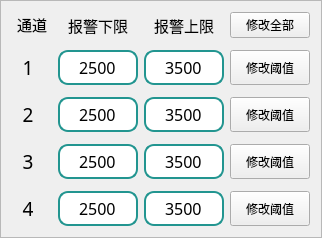
    <widget class="QFrame" name="frameAlarm">
     <property name="maximumSize">
      <size>
       <width>450</width>
       <height>400</height>
      </size>
     </property>
     <property name="font">
      <font>
       <family>Microsoft YaHei</family>
       <pointsize>12</pointsize>
      </font>
     </property>
     <property name="styleSheet">
      <string notr="true"/>
     </property>
     <property name="frameShape">
      <enum>QFrame::StyledPanel</enum>
     </property>
     <property name="frameShadow">
      <enum>QFrame::Raised</enum>
     </property>
     <layout class="QGridLayout" name="gridLayout" rowstretch="0,0,0,0,0">
      <property name="verticalSpacing">
       <number>12</number>
      </property>
      <item row="2" column="2">
       <widget class="QLineEdit" name="AlarmUper2">
        <property name="sizePolicy">
         <sizepolicy hsizetype="Preferred" vsizetype="Preferred">
          <horstretch>0</horstretch>
          <verstretch>0</verstretch>
         </sizepolicy>
        </property>
        <property name="maximumSize">
         <size>
          <width>80</width>
          <height>35</height>
         </size>
        </property>
        <property name="font">
         <font>
          <family>Microsoft YaHei</family>
          <pointsize>12</pointsize>
         </font>
        </property>
        <property name="styleSheet">
         <string notr="true">border-radius: 10px;
    border: 2px solid  rgb(34, 149, 144);       /* 边框颜色和宽度 */
    padding: 4px;                    /* 内边距，避免文字太靠边 */</string>
        </property>
        <property name="text">
         <string>3500</string>
        </property>
        <property name="alignment">
         <set>Qt::AlignCenter</set>
        </property>
       </widget>
      </item>
      <item row="4" column="0">
       <widget class="QLabel" name="label_20">
        <property name="sizePolicy">
         <sizepolicy hsizetype="Preferred" vsizetype="Preferred">
          <horstretch>0</horstretch>
          <verstretch>0</verstretch>
         </sizepolicy>
        </property>
        <property name="maximumSize">
         <size>
          <width>32</width>
          <height>25</height>
         </size>
        </property>
        <property name="font">
         <font>
          <family>Microsoft YaHei</family>
          <pointsize>14</pointsize>
         </font>
        </property>
        <property name="text">
         <string>4</string>
        </property>
        <property name="alignment">
         <set>Qt::AlignCenter</set>
        </property>
       </widget>
      </item>
      <item row="2" column="3">
       <widget class="QPushButton" name="modifyAlarm2">
        <property name="sizePolicy">
         <sizepolicy hsizetype="Preferred" vsizetype="Preferred">
          <horstretch>0</horstretch>
          <verstretch>0</verstretch>
         </sizepolicy>
        </property>
        <property name="minimumSize">
         <size>
          <width>80</width>
          <height>30</height>
         </size>
        </property>
        <property name="maximumSize">
         <size>
          <width>110</width>
          <height>35</height>
         </size>
        </property>
        <property name="font">
         <font>
          <family>Microsoft YaHei</family>
          <pointsize>9</pointsize>
         </font>
        </property>
        <property name="styleSheet">
         <string notr="true"/>
        </property>
        <property name="text">
         <string>修改阈值</string>
        </property>
       </widget>
      </item>
      <item row="3" column="2">
       <widget class="QLineEdit" name="AlarmUper3">
        <property name="sizePolicy">
         <sizepolicy hsizetype="Preferred" vsizetype="Preferred">
          <horstretch>0</horstretch>
          <verstretch>0</verstretch>
         </sizepolicy>
        </property>
        <property name="maximumSize">
         <size>
          <width>80</width>
          <height>35</height>
         </size>
        </property>
        <property name="font">
         <font>
          <family>Microsoft YaHei</family>
          <pointsize>12</pointsize>
         </font>
        </property>
        <property name="styleSheet">
         <string notr="true">border-radius: 10px;
    border: 2px solid  rgb(34, 149, 144);       /* 边框颜色和宽度 */
    padding: 4px;                    /* 内边距，避免文字太靠边 */</string>
        </property>
        <property name="text">
         <string>3500</string>
        </property>
        <property name="alignment">
         <set>Qt::AlignCenter</set>
        </property>
       </widget>
      </item>
      <item row="4" column="3">
       <widget class="QPushButton" name="modifyAlarm4">
        <property name="sizePolicy">
         <sizepolicy hsizetype="Preferred" vsizetype="Preferred">
          <horstretch>0</horstretch>
          <verstretch>0</verstretch>
         </sizepolicy>
        </property>
        <property name="minimumSize">
         <size>
          <width>80</width>
          <height>30</height>
         </size>
        </property>
        <property name="maximumSize">
         <size>
          <width>110</width>
          <height>35</height>
         </size>
        </property>
        <property name="font">
         <font>
          <family>Microsoft YaHei</family>
          <pointsize>9</pointsize>
         </font>
        </property>
        <property name="styleSheet">
         <string notr="true"/>
        </property>
        <property name="text">
         <string>修改阈值</string>
        </property>
       </widget>
      </item>
      <item row="0" column="1">
       <widget class="QLabel" name="label_14">
        <property name="sizePolicy">
         <sizepolicy hsizetype="Preferred" vsizetype="Preferred">
          <horstretch>0</horstretch>
          <verstretch>0</verstretch>
         </sizepolicy>
        </property>
        <property name="font">
         <font>
          <family>Microsoft YaHei</family>
          <pointsize>11</pointsize>
         </font>
        </property>
        <property name="text">
         <string>报警下限</string>
        </property>
        <property name="alignment">
         <set>Qt::AlignCenter</set>
        </property>
       </widget>
      </item>
      <item row="2" column="0">
       <widget class="QLabel" name="label_18">
        <property name="sizePolicy">
         <sizepolicy hsizetype="Preferred" vsizetype="Preferred">
          <horstretch>0</horstretch>
          <verstretch>0</verstretch>
         </sizepolicy>
        </property>
        <property name="maximumSize">
         <size>
          <width>32</width>
          <height>25</height>
         </size>
        </property>
        <property name="font">
         <font>
          <family>Microsoft YaHei</family>
          <pointsize>14</pointsize>
         </font>
        </property>
        <property name="text">
         <string>2</string>
        </property>
        <property name="alignment">
         <set>Qt::AlignCenter</set>
        </property>
       </widget>
      </item>
      <item row="0" column="3">
       <widget class="QPushButton" name="modifyAll">
        <property name="sizePolicy">
         <sizepolicy hsizetype="Preferred" vsizetype="Preferred">
          <horstretch>0</horstretch>
          <verstretch>0</verstretch>
         </sizepolicy>
        </property>
        <property name="minimumSize">
         <size>
          <width>80</width>
          <height>0</height>
         </size>
        </property>
        <property name="maximumSize">
         <size>
          <width>110</width>
          <height>16777215</height>
         </size>
        </property>
        <property name="font">
         <font>
          <family>Microsoft YaHei</family>
          <pointsize>9</pointsize>
         </font>
        </property>
        <property name="text">
         <string>修改全部</string>
        </property>
       </widget>
      </item>
      <item row="3" column="1">
       <widget class="QLineEdit" name="AlarmLower3">
        <property name="sizePolicy">
         <sizepolicy hsizetype="Preferred" vsizetype="Preferred">
          <horstretch>0</horstretch>
          <verstretch>0</verstretch>
         </sizepolicy>
        </property>
        <property name="maximumSize">
         <size>
          <width>80</width>
          <height>35</height>
         </size>
        </property>
        <property name="font">
         <font>
          <family>Microsoft YaHei</family>
          <pointsize>12</pointsize>
         </font>
        </property>
        <property name="styleSheet">
         <string notr="true">border-radius: 10px;
    border: 2px solid  rgb(34, 149, 144);       /* 边框颜色和宽度 */
    padding: 4px;                    /* 内边距，避免文字太靠边 */</string>
        </property>
        <property name="text">
         <string>2500</string>
        </property>
        <property name="alignment">
         <set>Qt::AlignCenter</set>
        </property>
       </widget>
      </item>
      <item row="3" column="3">
       <widget class="QPushButton" name="modifyAlarm3">
        <property name="sizePolicy">
         <sizepolicy hsizetype="Preferred" vsizetype="Preferred">
          <horstretch>0</horstretch>
          <verstretch>0</verstretch>
         </sizepolicy>
        </property>
        <property name="minimumSize">
         <size>
          <width>80</width>
          <height>30</height>
         </size>
        </property>
        <property name="maximumSize">
         <size>
          <width>110</width>
          <height>35</height>
         </size>
        </property>
        <property name="font">
         <font>
          <family>Microsoft YaHei</family>
          <pointsize>9</pointsize>
         </font>
        </property>
        <property name="styleSheet">
         <string notr="true"/>
        </property>
        <property name="text">
         <string>修改阈值</string>
        </property>
       </widget>
      </item>
      <item row="0" column="2">
       <widget class="QLabel" name="label_15">
        <property name="sizePolicy">
         <sizepolicy hsizetype="Preferred" vsizetype="Preferred">
          <horstretch>0</horstretch>
          <verstretch>0</verstretch>
         </sizepolicy>
        </property>
        <property name="font">
         <font>
          <family>Microsoft YaHei</family>
          <pointsize>11</pointsize>
         </font>
        </property>
        <property name="text">
         <string>报警上限</string>
        </property>
        <property name="alignment">
         <set>Qt::AlignCenter</set>
        </property>
       </widget>
      </item>
      <item row="0" column="0">
       <widget class="QLabel" name="label_13">
        <property name="sizePolicy">
         <sizepolicy hsizetype="Preferred" vsizetype="Preferred">
          <horstretch>0</horstretch>
          <verstretch>0</verstretch>
         </sizepolicy>
        </property>
        <property name="minimumSize">
         <size>
          <width>40</width>
          <height>0</height>
         </size>
        </property>
        <property name="maximumSize">
         <size>
          <width>45</width>
          <height>25</height>
         </size>
        </property>
        <property name="font">
         <font>
          <family>Microsoft YaHei</family>
          <pointsize>11</pointsize>
         </font>
        </property>
        <property name="text">
         <string>通道</string>
        </property>
        <property name="alignment">
         <set>Qt::AlignCenter</set>
        </property>
       </widget>
      </item>
      <item row="1" column="0">
       <widget class="QLabel" name="label_17">
        <property name="sizePolicy">
         <sizepolicy hsizetype="Preferred" vsizetype="Preferred">
          <horstretch>0</horstretch>
          <verstretch>0</verstretch>
         </sizepolicy>
        </property>
        <property name="maximumSize">
         <size>
          <width>32</width>
          <height>25</height>
         </size>
        </property>
        <property name="font">
         <font>
          <family>Microsoft YaHei</family>
          <pointsize>14</pointsize>
         </font>
        </property>
        <property name="text">
         <string>1</string>
        </property>
        <property name="alignment">
         <set>Qt::AlignCenter</set>
        </property>
       </widget>
      </item>
      <item row="1" column="1">
       <widget class="QLineEdit" name="AlarmLower1">
        <property name="sizePolicy">
         <sizepolicy hsizetype="Preferred" vsizetype="Preferred">
          <horstretch>0</horstretch>
          <verstretch>0</verstretch>
         </sizepolicy>
        </property>
        <property name="maximumSize">
         <size>
          <width>80</width>
          <height>35</height>
         </size>
        </property>
        <property name="font">
         <font>
          <family>Microsoft YaHei</family>
          <pointsize>12</pointsize>
         </font>
        </property>
        <property name="styleSheet">
         <string notr="true">border-radius: 10px;
    border: 2px solid  rgb(34, 149, 144);       /* 边框颜色和宽度 */
    padding: 4px;                    /* 内边距，避免文字太靠边 */</string>
        </property>
        <property name="text">
         <string>2500</string>
        </property>
        <property name="alignment">
         <set>Qt::AlignCenter</set>
        </property>
       </widget>
      </item>
      <item row="1" column="3">
       <widget class="QPushButton" name="modifyAlarm1">
        <property name="sizePolicy">
         <sizepolicy hsizetype="Preferred" vsizetype="Preferred">
          <horstretch>0</horstretch>
          <verstretch>0</verstretch>
         </sizepolicy>
        </property>
        <property name="minimumSize">
         <size>
          <width>80</width>
          <height>30</height>
         </size>
        </property>
        <property name="maximumSize">
         <size>
          <width>110</width>
          <height>35</height>
         </size>
        </property>
        <property name="font">
         <font>
          <family>Microsoft YaHei</family>
          <pointsize>9</pointsize>
         </font>
        </property>
        <property name="styleSheet">
         <string notr="true"/>
        </property>
        <property name="text">
         <string>修改阈值</string>
        </property>
       </widget>
      </item>
      <item row="4" column="2">
       <widget class="QLineEdit" name="AlarmUper4">
        <property name="sizePolicy">
         <sizepolicy hsizetype="Preferred" vsizetype="Preferred">
          <horstretch>0</horstretch>
          <verstretch>0</verstretch>
         </sizepolicy>
        </property>
        <property name="maximumSize">
         <size>
          <width>80</width>
          <height>35</height>
         </size>
        </property>
        <property name="font">
         <font>
          <family>Microsoft YaHei</family>
          <pointsize>12</pointsize>
         </font>
        </property>
        <property name="styleSheet">
         <string notr="true">border-radius: 10px;
    border: 2px solid  rgb(34, 149, 144);       /* 边框颜色和宽度 */
    padding: 4px;                    /* 内边距，避免文字太靠边 */</string>
        </property>
        <property name="text">
         <string>3500</string>
        </property>
        <property name="alignment">
         <set>Qt::AlignCenter</set>
        </property>
       </widget>
      </item>
      <item row="4" column="1">
       <widget class="QLineEdit" name="AlarmLower4">
        <property name="sizePolicy">
         <sizepolicy hsizetype="Preferred" vsizetype="Preferred">
          <horstretch>0</horstretch>
          <verstretch>0</verstretch>
         </sizepolicy>
        </property>
        <property name="maximumSize">
         <size>
          <width>80</width>
          <height>35</height>
         </size>
        </property>
        <property name="font">
         <font>
          <family>Microsoft YaHei</family>
          <pointsize>12</pointsize>
         </font>
        </property>
        <property name="styleSheet">
         <string notr="true">border-radius: 10px;
    border: 2px solid  rgb(34, 149, 144);       /* 边框颜色和宽度 */
    padding: 4px;                    /* 内边距，避免文字太靠边 */</string>
        </property>
        <property name="text">
         <string>2500</string>
        </property>
        <property name="alignment">
         <set>Qt::AlignCenter</set>
        </property>
       </widget>
      </item>
      <item row="3" column="0">
       <widget class="QLabel" name="label_19">
        <property name="sizePolicy">
         <sizepolicy hsizetype="Preferred" vsizetype="Preferred">
          <horstretch>0</horstretch>
          <verstretch>0</verstretch>
         </sizepolicy>
        </property>
        <property name="maximumSize">
         <size>
          <width>32</width>
          <height>25</height>
         </size>
        </property>
        <property name="font">
         <font>
          <family>Microsoft YaHei</family>
          <pointsize>14</pointsize>
         </font>
        </property>
        <property name="text">
         <string>3</string>
        </property>
        <property name="alignment">
         <set>Qt::AlignCenter</set>
        </property>
       </widget>
      </item>
      <item row="1" column="2">
       <widget class="QLineEdit" name="AlarmUper1">
        <property name="sizePolicy">
         <sizepolicy hsizetype="Preferred" vsizetype="Preferred">
          <horstretch>0</horstretch>
          <verstretch>0</verstretch>
         </sizepolicy>
        </property>
        <property name="maximumSize">
         <size>
          <width>80</width>
          <height>35</height>
         </size>
        </property>
        <property name="font">
         <font>
          <family>Microsoft YaHei</family>
          <pointsize>12</pointsize>
         </font>
        </property>
        <property name="styleSheet">
         <string notr="true">border-radius: 10px;
    border: 2px solid  rgb(34, 149, 144);       /* 边框颜色和宽度 */
    padding: 4px;                    /* 内边距，避免文字太靠边 */</string>
        </property>
        <property name="text">
         <string>3500</string>
        </property>
        <property name="alignment">
         <set>Qt::AlignCenter</set>
        </property>
       </widget>
      </item>
      <item row="2" column="1">
       <widget class="QLineEdit" name="AlarmLower2">
        <property name="sizePolicy">
         <sizepolicy hsizetype="Preferred" vsizetype="Preferred">
          <horstretch>0</horstretch>
          <verstretch>0</verstretch>
         </sizepolicy>
        </property>
        <property name="maximumSize">
         <size>
          <width>80</width>
          <height>35</height>
         </size>
        </property>
        <property name="font">
         <font>
          <family>Microsoft YaHei</family>
          <pointsize>12</pointsize>
         </font>
        </property>
        <property name="styleSheet">
         <string notr="true">border-radius: 10px;
    border: 2px solid  rgb(34, 149, 144);       /* 边框颜色和宽度 */
    padding: 4px;                    /* 内边距，避免文字太靠边 */</string>
        </property>
        <property name="text">
         <string>2500</string>
        </property>
        <property name="alignment">
         <set>Qt::AlignCenter</set>
        </property>
       </widget>
      </item>
     </layout>
    </widget>
